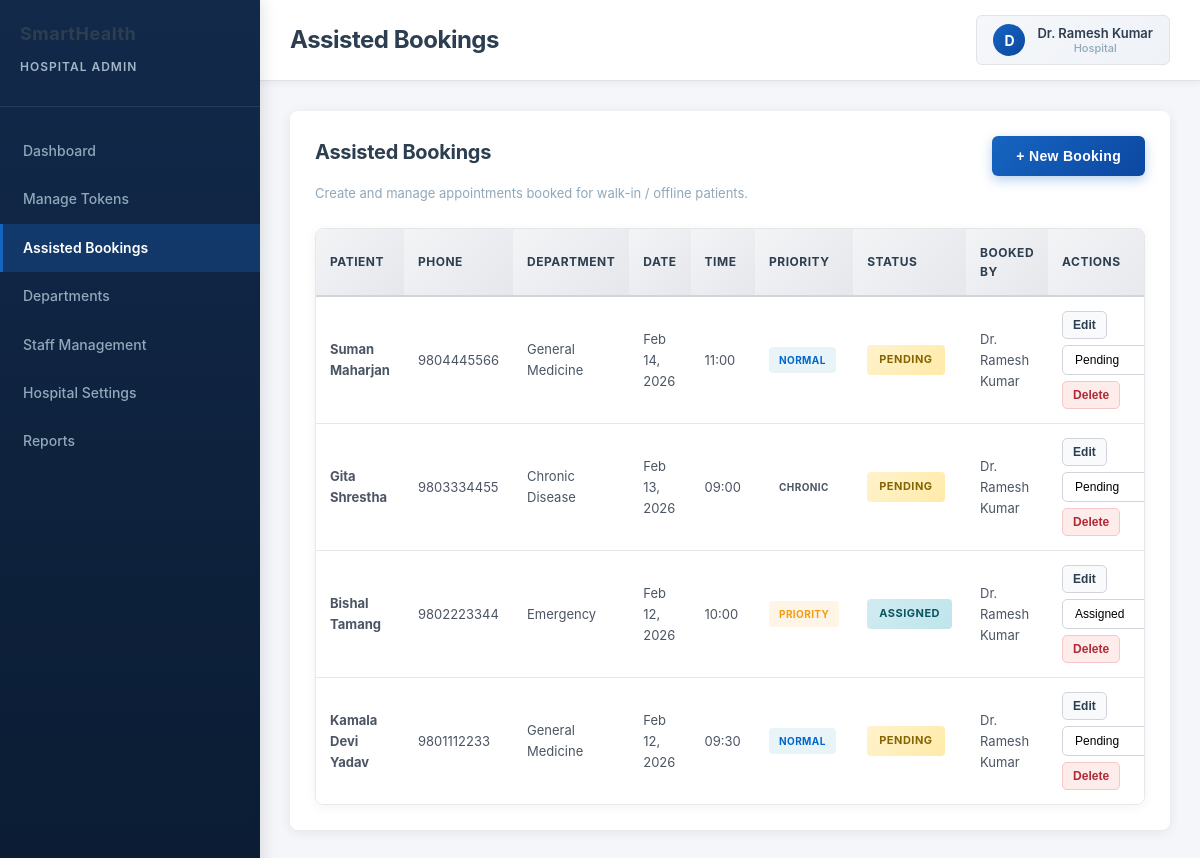
The page /admin/hospital/assisted-bookings/index.php (signed in) on the database its author committed.
### tables this page shows
CREATE TABLE `assisted_bookings` (
  `id` int(11) NOT NULL AUTO_INCREMENT,
  PRIMARY KEY (`id`),
  `hospital_id` int(11) NOT NULL,
  `department_id` int(11) NOT NULL,
  `patient_name` varchar(100) NOT NULL,
  `patient_phone` varchar(20) NOT NULL,
  `patient_age` int(11) DEFAULT NULL,
  `patient_gender` varchar(10) DEFAULT NULL,
  `triage_data` longtext DEFAULT NULL,
  `priority` enum('Emergency','Priority','Normal','Chronic') DEFAULT 'Normal',
  `booking_date` date NOT NULL,
  `booking_time` time DEFAULT NULL,
  `booked_by` int(11) DEFAULT NULL,
  `registered_by` int(11) DEFAULT NULL,
  `notes` text DEFAULT NULL,
  `status` enum('Pending','Assigned','Confirmed','Completed','Cancelled') DEFAULT 'Pending',
  `created_at` timestamp NOT NULL DEFAULT current_timestamp(),
  `updated_at` timestamp NOT NULL DEFAULT current_timestamp() ON UPDATE current_timestamp()
);

CREATE TABLE `departments` (
  `id` int(11) NOT NULL AUTO_INCREMENT,
  PRIMARY KEY (`id`),
  `name_en` varchar(100) DEFAULT NULL,
  `name_ne` varchar(100) DEFAULT NULL,
  `description_en` text DEFAULT NULL,
  `description_ne` text DEFAULT NULL,
  `max_capacity` int(11) DEFAULT 50,
  `avg_service_time` int(11) DEFAULT 30,
  `current_load` int(11) DEFAULT 0,
  `is_active` tinyint(1) DEFAULT 1,
   
  `hospital_id` int(11) DEFAULT NULL,
  `dept_name` varchar(100) DEFAULT NULL,
  `capacity` int(11) DEFAULT NULL,
  `created_at` timestamp NOT NULL DEFAULT current_timestamp()
);

### admin/hospital/includes/context.php (called while the page is built, shortened)
<?php
require_once __DIR__ . '/../../../backend/config/database.php';
if (!function_exists('smarthealth_resolve_hospital_context')) {
    function smarthealth_resolve_hospital_context($db)
    {
        $adminId = (int) $_SESSION['admin_id'];
        $stmt = $db->prepare(
            "SELECT id, username, full_name, email, role, hospital_id, is_active
               FROM admins WHERE id = ? LIMIT 1"
        );
        $stmt->bind_param('i', $adminId);
        $stmt->execute();
        $admin = $stmt->get_result()->fetch_assoc();
        $accessType = strtolower($admin['role'] ?? '') === 'superadmin' ? 'super' : 'hospital';
        $hospitalId = (int) ($admin['hospital_id'] ?? 0);
        if ($hospitalId > 0) {
            $chk = $db->prepare("SELECT id FROM hospital_locations WHERE id = ? AND is_active = 1 LIMIT 1");
            $chk->bind_param('i', $hospitalId);
            $chk->execute();
            $valid = $chk->get_result()->fetch_assoc();
            if ($valid) {
                return ['ok' => true, 'access_type' => 'hospital', 'hospital_id' => $hospitalId, 'admin' => $admin];
            }
            return ['ok' => false, 'reason' => 'hospital_inactive'];
        }
        return ['ok' => false, 'reason' => 'no_hospital'];
    }
}
$hospital_context = smarthealth_resolve_hospital_context($db);
$hospital_id = $hospital_context['hospital_id'];

### admin/hospital/assisted-bookings/index.php (the view, shortened to what this page needs)
<?php
require_once __DIR__ . '/../includes/context.php';
$bookings = [];
if (!isset($db) || $db->connect_error) {
    $error = 'Database connection failed.';
} else {
    if ($hospital_id) {
        $q = $db->prepare(
            "SELECT ab.*, d.name_en AS department, a.full_name AS booked_by_name
               FROM assisted_bookings ab
               LEFT JOIN departments d ON ab.department_id = d.id
               LEFT JOIN admins a ON ab.booked_by = a.id
              WHERE ab.hospital_id = ?
              ORDER BY ab.booking_date DESC, ab.booking_time DESC"
        );
        $q->bind_param('i', $hospital_id);
        $q->execute();
        $bookings = $q->get_result()->fetch_all(MYSQLI_ASSOC);
    }
}
require_once __DIR__ . '/../layouts/header.php';
?>
<div class="section">
    <div class="page-head">
        <div>
            <h2>Assisted Bookings</h2>
            <p class="page-sub">Create and manage appointments booked for walk-in / offline patients.</p>
        </div>
        <button class="btn btn-primary" type="button" onclick="openCreate(this)">+ New Booking</button>
    </div>
    <?php if (!$hospital_id): ?>
        <div class="alert alert-warning">No hospital is associated with your account.</div>
    <?php else: ?>
        <div class="table-wrap">
            <?php if (empty($bookings)): ?>
                <div class="empty-state"><p>No assisted bookings yet.</p></div>
            <?php else: ?>
                <table>
                    <thead>
                        <tr>
                            <th>Patient</th><th>Phone</th><th>Department</th><th>Date</th><th>Time</th>
                            <th>Priority</th><th>Status</th><th>Booked By</th><th>Actions</th>
                        </tr>
                    </thead>
                    <tbody>
                        <?php foreach ($bookings as $b): ?>
                            <tr>
                                <td><strong><?php echo htmlspecialchars($b['patient_name']); ?></strong></td>
                                <td><?php echo htmlspecialchars($b['patient_phone']); ?></td>
                                <td><?php echo htmlspecialchars($b['department'] ?? '-'); ?></td>
                                <td><?php echo htmlspecialchars(date('M d, Y', strtotime($b['booking_date']))); ?></td>
                                <td><?php echo $b['booking_time'] ? htmlspecialchars(date('H:i', strtotime($b['booking_time']))) : '-'; ?></td>
                                <td><span class="priority-badge <?php echo strtolower($b['priority']); ?>"><?php echo htmlspecialchars($b['priority']); ?></span></td>
                                <td><span class="status-badge <?php echo strtolower($b['status']); ?>"><?php echo htmlspecialchars($b['status']); ?></span></td>
                                <td><?php echo htmlspecialchars($b['booked_by_name'] ?? '-'); ?></td>
                                <td>
                                    <div class="row-actions">
                                        <button type="button" class="action-btn" onclick='openEdit(<?php echo json_encode([
                                            "id" => (int) $b["id"],
                                            "patient_name" => $b["patient_name"],
                                            "patient_phone" => $b["patient_phone"],
                                            "patient_age" => $b["patient_age"],
                                            "patient_gender" => $b["patient_gender"],
                                            "department_id" => (int) $b["department_id"],
                                            "priority" => $b["priority"],
                                            "booking_date" => $b["booking_date"],
                                            "booking_time" => $b["booking_time"] ? substr($b["booking_time"], 0, 5) : "",
                                            "notes" => $b["notes"],
                                        ], JSON_HEX_APOS | JSON_HEX_QUOT); ?>, this)'>Edit</button>
                                        <form method="POST" style="display:inline;">
                                            <select name="status" onchange="this.form.submit()" class="action-select" aria-label="Change status">
                                                <option value="<?php echo htmlspecialchars($b['status']); ?>" selected><?php echo htmlspecialchars($b['status']); ?></option>
                                            </select>
                                        </form>
                                        <form method="POST" style="display:inline;" onsubmit="return confirm('Delete this booking? This cannot be undone.');">
                                            <button type="submit" class="action-btn action-danger">Delete</button>
                                        </form>
                                    </div>
                                </td>
                            </tr>
                        <?php endforeach; ?>
                    </tbody>
                </table>
            <?php endif; ?>
        </div>
    <?php endif; ?>
</div>
<?php require_once __DIR__ . '/../layouts/footer.php'; ?>

### admin/frontend/css/admin.css (style rules this page uses)
:root { --primary-color: #0056b3; --success-color: #28a745; --danger-color: #dc3545; --warning-color: #ffc107; --info-color: #17a2b8; --dark-color: #2c3e50; --light-color: #f8f9fa; }
* { margin: 0; padding: 0; box-sizing: border-box; }
body { background-color: var(--light-color); color: #333; font-family: 'Segoe UI', Tahoma, Geneva, Verdana, sans-serif; }
.btn { border-radius: 6px; padding: 8px 16px; font-weight: 500; transition: all 0.3s ease; border: none; }
.btn-primary { background-color: var(--primary-color); color: white; }

### admin/hospital/layouts/header.php (style rules this page uses)
* { margin: 0; padding: 0; box-sizing: border-box; }
html, body { height: 100%; width: 100%; }
body { font-family: -apple-system, BlinkMacSystemFont, 'Segoe UI', Roboto, 'Helvetica Neue', Arial, sans-serif; background: #f4f6fa; color: #333; line-height: 1.6; font-size: 14px; }
.section { background: white; padding: 25px; border-radius: 8px; box-shadow: 0 2px 12px rgba(0, 0, 0, 0.08); margin-bottom: 25px; }
.status-badge { display: inline-block; padding: 6px 12px; border-radius: 4px; font-size: 11px; font-weight: 700; text-transform: uppercase; letter-spacing: 0.5px; }
.status-badge.pending { background: linear-gradient(135deg, #fff3cd 0%, #ffeaa7 100%); color: #856404; }
.status-badge.assigned { background: linear-gradient(135deg, #d1ecf1 0%, #bee5eb 100%); color: #0c5460; }
.priority-badge { display: inline-block; padding: 5px 10px; border-radius: 4px; font-size: 10px; font-weight: 700; text-transform: uppercase; letter-spacing: 0.4px; }
.priority-badge.normal { background: #e8f4f8; color: #0066cc; }
.priority-badge.priority { background: #fef5e7; color: #f39c12; }
table { width: 100%; border-collapse: collapse; overflow: hidden; }
table th { background: linear-gradient(135deg, #f3f4f6 0%, #e5e7eb 100%); padding: 14px; text-align: left; font-size: 12px; font-weight: 700; color: #2c3e50; border-bottom: 2px solid #d1d5db; text-transform: uppercase; letter-spacing: 0.5px; }
table td { padding: 14px; border-bottom: 1px solid #e5e7eb; font-size: 13px; color: #4b5563; }
table tbody tr { transition: all 0.2s ease; }
table tbody tr:last-child td { border-bottom: none; }
.btn { padding: 12px 24px; border: none; border-radius: 6px; cursor: pointer; font-size: 14px; font-weight: 700; transition: all 0.3s ease; text-decoration: none; display: inline-flex; align-items: center; gap: 8px; letter-spacing: 0.3px; }
.btn-primary { background: linear-gradient(135deg, #1565c0 0%, #0d47a1 100%); color: white; box-shadow: 0 4px 12px rgba(21, 101, 192, 0.3); }
h2 { color: #2c3e50; margin-bottom: 15px; font-size: 20px; font-weight: 700; letter-spacing: -0.3px; }

### admin/hospital/assisted-bookings/index.php (style rules this page uses)
.page-head { display: flex; justify-content: space-between; align-items: flex-start; gap: 16px; margin-bottom: 24px; flex-wrap: wrap; }
.page-sub { color: #8fa8ba; font-size: 13px; margin-top: 6px; }
.table-wrap { background: #fff; border: 1px solid #e5e7eb; border-radius: 8px; overflow-x: auto; box-shadow: 0 2px 12px rgba(0,0,0,.05); }
.row-actions { display: flex; gap: 6px; align-items: center; flex-wrap: wrap; }
.action-btn { padding: 6px 10px; border: 1px solid #d1d5db; background: #f9fafb; border-radius: 5px; cursor: pointer; font-size: 12px; font-weight: 600; color: #2c3e50; }
.action-danger { border-color: #f5c6cb; background: #fdecea; color: #b02a37; }
.action-select { padding: 6px 8px; border: 1px solid #d1d5db; border-radius: 5px; font-size: 12px; background: #fff; }

### rows shown on the page
assisted_bookings: patient_name "Suman Maharjan", patient_phone "9804445566", department.name_en "General Medicine", booking_date "Feb 14, 2026", booking_time "11:00", priority "NORMAL", status "PENDING", booked_by.full_name "Dr. Ramesh Kumar", status "Pending"
assisted_bookings: patient_name "Gita Shrestha", patient_phone "9803334455", department.name_en "Chronic Disease", booking_date "Feb 13, 2026", booking_time "09:00", priority "CHRONIC", status "PENDING", booked_by.full_name "Dr. Ramesh Kumar", status "Pending"
assisted_bookings: patient_name "Bishal Tamang", patient_phone "9802223344", department.name_en "Emergency", booking_date "Feb 12, 2026", booking_time "10:00", priority "PRIORITY", status "ASSIGNED", booked_by.full_name "Dr. Ramesh Kumar", status "Assigned"
assisted_bookings: patient_name "Kamala Devi Yadav", patient_phone "9801112233", department.name_en "General Medicine", booking_date "Feb 12, 2026", booking_time "09:30", priority "NORMAL", status "PENDING", booked_by.full_name "Dr. Ramesh Kumar", status "Pending"

### other values the page prints
$pageTitle "Assisted Bookings"
substr($_SESSION['admin_name'] ?? 'A', 0, 1) "D"
$_SESSION['admin_name'] "Dr. Ramesh Kumar"
$_SESSION['access_type'] "Hospital"
